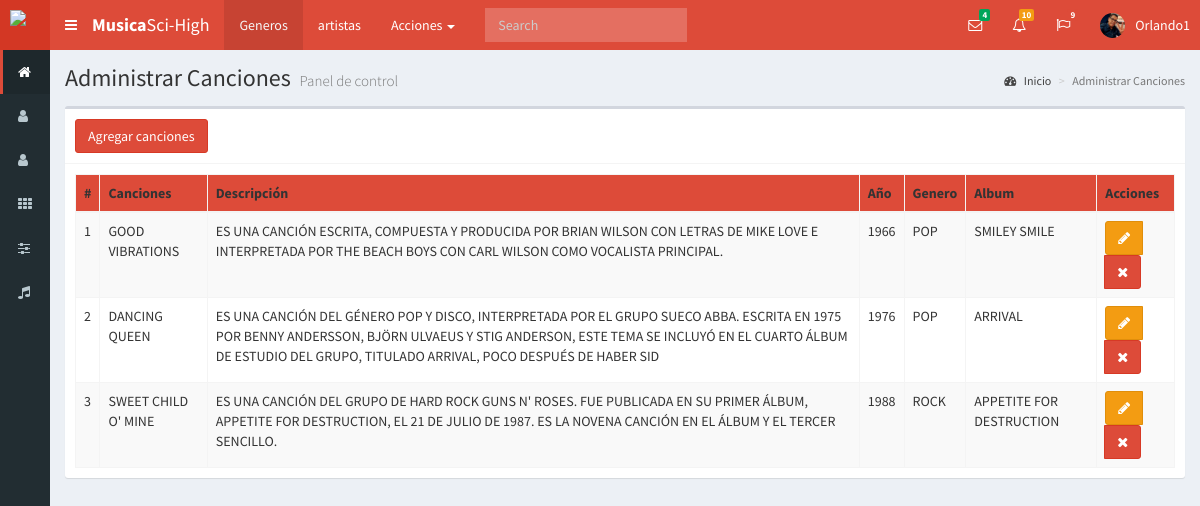
The app's page /pag_music/canciones (signed in) with its own data.
### tables this page shows
CREATE TABLE `canciones` (
  `id` int(11) NOT NULL,
  `nom_cancion` varchar(30) NOT NULL,
  `descripcion` varchar(250) DEFAULT NULL,
  `ano` int(11) DEFAULT NULL,
  `id_genero` int(11) NOT NULL,
  `id_album` int(11) NOT NULL
);

CREATE TABLE `generos` (
  `id` int(11) NOT NULL,
  `nom_genero` varchar(30) NOT NULL,
  `descripcion` varchar(250) DEFAULT NULL,
  `ano` int(11) DEFAULT NULL
);

CREATE TABLE `albumes` (
  `id` int(11) NOT NULL,
  `nom_album` varchar(30) NOT NULL,
  `descripcion` varchar(250) DEFAULT NULL,
  `ano` int(11) DEFAULT NULL
);

### pag_music/controladores/plantilla.controlador.php (called while the page is built)
<?php
class ControladorPlantilla{
	static public function ctrPlantilla(){
		include "vistas/plantilla.php";
	}
}

### pag_music/index.php (called while the page is built, shortened)
<?php
require_once "controladores/plantilla.controlador.php";
require_once "controladores/usuarios.controlador.php";
require_once "controladores/categorias.controlador.php";
require_once "controladores/canciones.controlador.php";
require_once "controladores/albunes.controlador.php";
require_once "controladores/artistas.controlador.php";
require_once "modelos/categorias.modelo.php";
require_once "modelos/canciones.modelo.php";
require_once "modelos/albunes.modelo.php";
$plantilla = new ControladorPlantilla();
$plantilla -> ctrPlantilla();

### pag_music/controladores/canciones.controlador.php (called while the page is built, shortened)
<?php
class ControladorCanciones{
	static public function ctrMostrarCanciones($item, $valor){
		$tabla = "canciones";
		$respuesta = ModeloCanciones::mdlMostrarCanciones($tabla, $item, $valor);
		return $respuesta;
	}
}

### pag_music/modelos/conexion.php (called while the page is built)
<?php
class Conexion{
	static public function conectar(){
		$link = new PDO("mysql:host=localhost;dbname=pos",
						"root",
						"");
		$link -> exec("set names utf8");
		return $link;
	}
}

### pag_music/modelos/canciones.modelo.php (called while the page is built, shortened)
<?php
require_once "conexion.php";
class ModeloCanciones{
    static public function mdlMostrarCanciones($tabla, $item, $valor){
    	if ($item != null) {
    		$stmt = Conexion::conectar()->prepare("SELECT * FROM $tabla WHERE $item = :$item");
    		$stmt -> bindParam(":".$item, $valor, PDO::PARAM_STR);
    		$stmt -> execute();
    		return $stmt -> fetch();
    	}else{
    		$stmt = Conexion::conectar()->prepare("SELECT * FROM $tabla");
    		$stmt -> execute();
    		return $stmt -> fetchAll();
    	}
    }
}

### pag_music/controladores/categorias.controlador.php (called while the page is built, shortened)
<?php
class ControladorCategorias{
	static public function ctrMostrarCategorias($item, $valor){
		$tabla = "generos";
		$respuesta = ModeloCategorias::mdlMostrarCategorias($tabla, $item, $valor);
		return $respuesta;
	}
}

### pag_music/modelos/categorias.modelo.php (called while the page is built, shortened)
<?php
require_once "conexion.php";
class ModeloCategorias{
    static public function mdlMostrarCategorias($tabla, $item, $valor){
    	if ($item != null) {
    		$stmt = Conexion::conectar()->prepare("SELECT * FROM $tabla WHERE $item = :$item");
    		$stmt -> bindParam(":".$item, $valor, PDO::PARAM_STR);
    		$stmt -> execute();
    		return $stmt -> fetch();
    	}else{
    		$stmt = Conexion::conectar()->prepare("SELECT * FROM $tabla");
    		$stmt -> execute();
    		return $stmt -> fetchAll();
    	}
    }
}

### pag_music/controladores/albunes.controlador.php (called while the page is built, shortened)
<?php
class ControladorAlbunes{
	static public function ctrMostrarAlbunes($item, $valor){
		$tabla = "albumes";
		$respuesta = ModeloAlbunes::mdlMostrarAlbunes($tabla, $item, $valor);
		return $respuesta;
	}
}

### pag_music/modelos/albunes.modelo.php (called while the page is built, shortened)
<?php
require_once "conexion.php";
class ModeloAlbunes{
    static public function mdlMostrarAlbunes($tabla, $item, $valor){
    	if ($item != null) {
    		$stmt = Conexion::conectar()->prepare("SELECT * FROM $tabla WHERE $item = :$item");
    		$stmt -> bindParam(":".$item, $valor, PDO::PARAM_STR);
    		$stmt -> execute();
    		return $stmt -> fetch();
    	}else{
    		$stmt = Conexion::conectar()->prepare("SELECT * FROM $tabla");
    		$stmt -> execute();
    		return $stmt -> fetchAll();
    	}
    }
}

### pag_music/vistas/modulos/canciones.php (the view, shortened to what this page needs)
    <div class="content-wrapper">
  <section class="content-header">
    <h1>
     Administrar Canciones
     <small>Panel de control</small>
    </h1>
    <ol class="breadcrumb">
      <li><a href="inicio"><i class="fa fa-dashboard"></i> Inicio</a></li>
      <li class="active">Administrar Canciones</li>
    </ol>
  </section>
  <section class="content">
   <div class="box">
      <div class="box-header with-border">
        <button class="btn btn-danger" data-toggle="modal" data-target="#modalAgregarCanciones">
          Agregar canciones
        </button>
      </div>
    <div class="box-body">
      <table class="table table-bordered table-striped dt-responsive tablas" width="100%">
        <thead>
          <tr>
            <th style="width: 10px">#</th>
            <th>Canciones</th>
            <th>Descripción</th>
            <th>Año</th>
            <th>Genero</th>
            <th>Album</th>
            <th>Acciones</th>
          </tr>
        </thead>
        <tbody>
        <?php
          $item = null;
          $valor = null;
          $canciones = ControladorCanciones::ctrMostrarCanciones($item, $valor);
          foreach ($canciones as $key => $value) {
            echo '<tr>
                    <td>'.($key+1).'</td>
                    <td class="text-uppercase">'.$value["nom_cancion"].'</td>
                    <td class="text-uppercase">'.$value["descripcion"].'</td>
                    <td class="text-uppercase">'.$value["ano"].'</td>';
                    $item = "id";
                    $valor = $value["id_genero"];
                    $genero = ControladorCategorias::ctrMostrarCategorias($item, $valor);
                    echo '<td class="text-uppercase">'.$genero["nom_genero"].'</td>';
                    $item = "id";
                    $valor = $value["id_album"];
                    $album = ControladorAlbunes::ctrMostrarAlbunes($item, $valor);
                    echo '<td class="text-uppercase">'.$album["nom_album"].'</td>
                    <td>
                      <div class="btn-group">
                        <button class="btn btn-warning btnEditarCanciones" idCancion="'.$value["id"].'" data-toggle="modal" data-target="#modalEditarCanciones"><i class="fa fa-pencil"></i></button>
                        <button class="btn btn-danger btnEliminarCanciones" idCancion="'.$value["id"].'"><i class="fa fa-times"></i></button>
                      </div>
                    </td>
                  </tr>';
          }
        ?>
        </tbody>
      </table>
    </div>
  </div>
</section>
</div>

### pag_music/vistas/plantilla.php (shortened to what this page needs)
<!DOCTYPE html>
<html>
<head>
  <link rel="stylesheet" href="vistas/bower_components/bootstrap/dist/css/bootstrap.min.css">
  <link rel="stylesheet" href="vistas/bower_components/font-awesome/css/font-awesome.min.css">
  <link rel="stylesheet" href="vistas/bower_components/Ionicons/css/ionicons.min.css">
  <link rel="stylesheet" href="vistas/dist/css/AdminLTE.css">
  <link rel="stylesheet" href="vistas/dist/css/skins/_all-skins.min.css">
  <link rel="stylesheet" href="vistas/bower_components/datatables.net-bs/css/dataTables.bootstrap.min.css">
  <link rel="stylesheet" href="vistas/bower_components/datatables.net-bs/css/responsive.bootstrap.min.css">
  <link rel="stylesheet" href="vistas/plugins/iCheck/all.css">
</head>
<body class="hold-transition skin-red sidebar-collapse sidebar-mini login-page">
  <?php
  if (isset($_SESSION["iniciarSesion"]) && $_SESSION["iniciarSesion"] == "ok") {
    echo '<div class="wrapper">';
   include "modulos/cabezote.php";
   include "modulos/menu.php";
  if (isset($_GET["ruta"])) {
    if ($_GET["ruta"] == "inicio" ||
        $_GET["ruta"] == "usuarios" ||
        $_GET["ruta"] == "categorias"||
        $_GET["ruta"] == "productos" ||
        $_GET["ruta"] == "clientes" ||
        $_GET["ruta"] == "ventas" ||
        $_GET["ruta"] == "crear-venta" ||
        $_GET["ruta"] == "reportes" ||
        $_GET["ruta"] == "albunes" ||
        $_GET["ruta"] == "canciones" ||
        $_GET["ruta"] == "artistas" ||
        $_GET["ruta"] == "salir"){
        include "modulos/".$_GET["ruta"].".php";
    }else{
      include "modulos/404.php";
    }
  }else{
    include "modulos/inicio.php";
  }
  echo '</div >';
}else{
    include "modulos/login.php";
}
?>
</body>
</html>

### pag_music/vistas/modulos/cabezote.php (shortened to what this page needs)
<header class="main-header">
	<a href="inicio" class="logo">
		<span class="logo-mini">
			<img src="vistas/img/plantilla/sci_high.jpeg" class="img-responsive" style="padding:10px">
		</span>
	</a>
    <nav class="navbar navbar-static-top" role="navigation">
	 	<a href="#" class="sidebar-toggle" data-toggle="push-menu" role="button">
      	</a>
      <div class="container">
        <div class="navbar-header">
          <a href="inicio" class="navbar-brand"><b>Musica</b>Sci-High</a>
        </div>
        <div class="collapse navbar-collapse pull-left" id="navbar-collapse">
          <ul class="nav navbar-nav">
            <li class="active"><a href="categorias">Generos <span class="sr-only">(current)</span></a></li>
            <li><a href="artistas">artistas</a></li>
            <li class="dropdown">
              <a href="#" class="dropdown-toggle" data-toggle="dropdown">Acciones <span class="caret"></span></a>
            </li>
          </ul>
          <form class="navbar-form navbar-left" role="search">
            <div class="form-group">
              <input type="text" class="form-control" id="navbar-search-input" placeholder="Search">
            </div>
          </form>
        </div>
        <div class="navbar-custom-menu">
          <ul class="nav navbar-nav">
            <li class="dropdown messages-menu">
              <a href="#" class="dropdown-toggle" data-toggle="dropdown">
                <i class="fa fa-envelope-o"></i>
                <span class="label label-success">4</span>
              </a>
            </li>
            <li class="dropdown notifications-menu">
              <a href="#" class="dropdown-toggle" data-toggle="dropdown">
                <i class="fa fa-bell-o"></i>
                <span class="label label-warning">10</span>
              </a>
            </li>
            <li class="dropdown tasks-menu">
              <a href="#" class="dropdown-toggle" data-toggle="dropdown">
                <i class="fa fa-flag-o"></i>
                <span class="label label-danger">9</span>
              </a>
            </li>
            <li class="dropdown user user-menu">
              <a href="#" class="dropdown-toggle" data-toggle="dropdown">
                <?php echo '<img src="'.$_SESSION["foto"].'" class="user-image" alt="User Image">'; ?>
				<span class="hidden-xs"><?php  echo $_SESSION["nombre"]; ?></span>
              </a>
            </li>
          </ul>
        </div>
      </div>
    </nav>
 </header>

### pag_music/vistas/modulos/menu.php (shortened to what this page needs)
<aside class="main-sidebar">
	<section class="sidebar">
		<ul class="sidebar-menu">
			<li class="active">
				<a href="inicio">
				<i class="fa fa-home"></i>
				</a>
			</li>
			<li>
				<a href="usuarios">
				<i class="fa fa-user"></i>
				</a>
			</li>
			<li>
				<a href="artistas">
				<i class="fa fa-user"></i>
				</a>
			</li>
			<li>
				<a href="categorias">
				<i class="fa fa-th"></i>
				</a>
			</li>
			<li>
				<a href="albunes">
				<i class="fa fa-sliders"></i>
				</a>
			</li>
			<li>
				<a href="canciones">
				<i class="fa fa-music"></i>
				</a>
			</li>
		</ul>
	</section>
</aside>

### records on screen
canciones: nom_cancion "GOOD VIBRATIONS", descripcion "ES UNA CANCIÓN ESCRITA, COMPUESTA Y PRODUCIDA POR BRIAN WILSON CON LETRAS DE MIKE LOVE E INTERPRETADA POR THE BEACH BOYS CON CARL WILSON COMO VOCALISTA PRINCIPAL.", ano "1966", id_genero.nom_genero "POP", id_album.nom_album "SMILEY SMILE"
canciones: nom_cancion "DANCING QUEEN", descripcion "ES UNA CANCIÓN DEL GÉNERO POP Y DISCO, INTERPRETADA POR EL GRUPO SUECO ABBA. ESCRITA EN 1975 POR BENNY ANDERSSON, BJÖRN ULVAEUS Y STIG ANDERSON, ESTE TEMA SE INCLUYÓ EN EL CUARTO ÁLBUM DE ESTUDIO DEL GRUPO, TITULADO ARRIVAL, POCO DESPUÉS DE HABER SID", ano "1976", id_genero.nom_genero "POP", id_album.nom_album "ARRIVAL"
canciones: nom_cancion "SWEET CHILD O' MINE", descripcion "ES UNA CANCIÓN DEL GRUPO DE HARD ROCK GUNS N' ROSES. FUE PUBLICADA EN SU PRIMER ÁLBUM, APPETITE FOR DESTRUCTION, EL 21 DE JULIO DE 1987. ES LA NOVENA CANCIÓN EN EL ÁLBUM Y EL TERCER SENCILLO.", ano "1988", id_genero.nom_genero "ROCK", id_album.nom_album "APPETITE FOR DESTRUCTION"

### other values on screen
$_SESSION["nombre"] "Orlando1"
